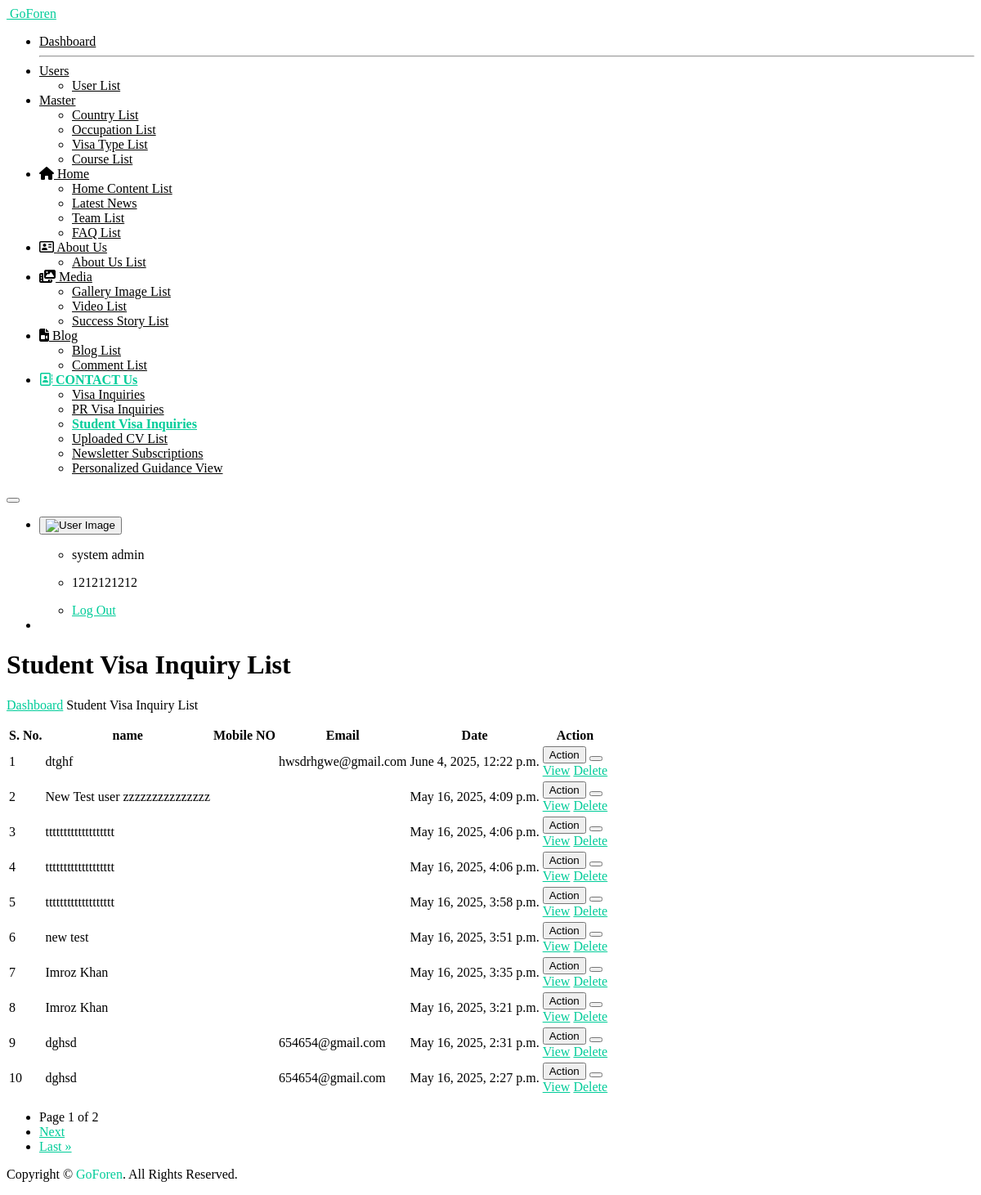
Screenshot of /student_visa_inquiry_view/ (signed in) with the database file from the repository.
### myapp/models.py (models this page shows, shortened)
class tbl_student_visa_inquiry(models.Model):
    relation = models.CharField(max_length=50, blank=True, null=True)
    name = models.CharField(max_length=100, blank=True, null=True)
    father_name = models.CharField(max_length=100, blank=True, null=True)
    contact_number = models.CharField(max_length=15, blank=True, null=True)
    landline_number = models.CharField(max_length=15, blank=True, null=True)
    alternate_number = models.CharField(max_length=15, blank=True, null=True)
    email = models.EmailField(blank=True, null=True)
    date_of_birth = models.DateField(blank=True, null=True)
    desired_country = models.CharField(max_length=50, blank=True, null=True)
    spouse_dependent_visa = models.CharField(max_length=50, blank=True, null=True)
    flat_no = models.CharField(max_length=50, blank=True, null=True)
    building_name = models.CharField(max_length=50, blank=True, null=True)
    road_street = models.CharField(max_length=50, blank=True, null=True)
    pincode = models.CharField(max_length=50, blank=True, null=True)
    area = models.CharField(max_length=50, blank=True, null=True)
    city = models.CharField(max_length=50, blank=True, null=True)
    field_of_study = models.CharField(max_length=100, blank=True, null=True)
    level_of_study = models.CharField(max_length=100, blank=True, null=True)
    inquiry_id = models.CharField(max_length=100, null=True , blank=True)
    resume = models.FileField(upload_to='resumes/', null=True , blank=True)
    is_valid_passport = models.CharField(max_length=100, blank=True, null=True)
    citizenship = models.CharField(max_length=100, blank=True, null=True)
    passport_no = models.CharField(max_length=100, blank=True, null=True)
    father_occupation = models.CharField(max_length=100, blank=True, null=True)
    family_income = models.CharField(max_length=100, blank=True, null=True)
    blood_relative_foreign = models.CharField(max_length=100, blank=True, null=True)
    countries_names = models.CharField(max_length=100, blank=True, null=True)
    how_about_us = models.CharField(max_length=100, blank=True, null=True)
    additional_query = models.TextField(blank=True, null=True)
    created_at = models.DateTimeField(auto_now_add=True)
    updated_at = models.DateTimeField(auto_now=True)
    class Meta:
        db_table = 'tbl_student_visa_inquiry'

### myapp/views.py (the view)
    def wrapper(request, *args, **kwargs):
        if 'user_id' not in request.session:
            return redirect('open_sign_in_page')
        return view_func(request, *args, **kwargs)

### myapp/views.py (called while the page is built)
def login_required_custom(view_func):
    def wrapper(request, *args, **kwargs):
        if 'user_id' not in request.session:
            return redirect('open_sign_in_page')
        return view_func(request, *args, **kwargs)
    return wrapper

@login_required_custom
def student_visa_inquiry_view(request):
    all_inq_queryset = tbl_student_visa_inquiry.objects.all().order_by("-id")
    paginator = Paginator(all_inq_queryset, 10)
    page_number = request.GET.get('page')
    page_obj = paginator.get_page(page_number)
    context = {
        "all_inq": page_obj.object_list,
        "page_obj": page_obj,
    }
    return render(request, "student-visa-inquiry-list.html", context)

### templates/student-visa-inquiry-list.html (shortened to what this page needs)
{% extends "base.html" %}
{% load static %}
{%  block start %}
			<div class="ec-content-wrapper">
				<div class="content">
					<div class="breadcrumb-wrapper d-flex align-items-center justify-content-between">
						<div>
							<h1>Student Visa Inquiry List</h1>
							<p class="breadcrumbs"><span><a href="{% url 'dashboard_view' %}">Dashboard</a></span>
								<span></span>Student Visa Inquiry List</p>
						</div>
					</div>
					<div class="row">
						<div class="col-12">
							<div class="card card-default">
								<div class="card-body">
									<div class="table-responsive">
										<table id="responsive-data-table" class="table">
											<thead>
												<tr>
													<th>S. No.</th>
													<th>name</th>
													<th>Mobile NO</th>
													<th>Email</th>
													<th>Date</th>
                                                    <th>Action</th>
												</tr>
											</thead>
											<tbody>
                                                {% for i in all_inq %}
												<tr>
													<td>{{forloop.counter}}</td>
													<td>{{i.name}}</td>
													<td>{{i.number}}</td>
													<td>{{i.email}}</td>
													<td>{{i.created_at}}</td>
													<td>
														<div class="btn-group mb-1">
															<button type="button"
																class="btn btn-outline-success">Action</button>
															<button type="button"
																class="btn btn-outline-success dropdown-toggle dropdown-toggle-split"
																data-bs-toggle="dropdown" aria-haspopup="true"
																aria-expanded="false" data-display="static">
															</button>
															<div class="dropdown-menu">
                                                                <a class="dropdown-item" href="{% url 'student_visa_inquiry_detail' i.id %}">View</a>
                                                                <a href="javascript:void(0);" class="dropdown-item delete-btn" data-url="{% url 'delete_student_visa_inquiry' i.id %}">Delete</a>
															</div>
															</div>
													</td>
												</tr>
                                                {% endfor %}
											</tbody>
										</table>
										<div class="pagination justify-content-center mt-3" style="justify-content: left !important;">
    <nav>
        <ul class="pagination">
            <li class="page-item disabled">
                <span class="page-link">
                    Page {{ page_obj.number }} of {{ page_obj.paginator.num_pages }}
                </span>
            </li>
            {% if page_obj.has_next %}
            <li class="page-item">
                <a class="page-link" href="?q={{ search_query }}&page={{ page_obj.next_page_number }}">Next</a>
            </li>
            <li class="page-item">
                <a class="page-link" href="?q={{ search_query }}&page={{ page_obj.paginator.num_pages }}">Last &raquo;</a>
            </li>
            {% endif %}
        </ul>
    </nav>
</div>
									</div>
								</div>
							</div>
						</div>
					</div>
				</div>
			</div>
{%  endblock %}

### templates/student-visa-inquiry-list.html (style rules this page uses)
a { color: #00cc99; }

### rows the page displays
tbl_student_visa_inquiry: name "dtghf", email "hwsdrhgwe@gmail.com", created_at "June 4, 2025, 12:22 p.m."
tbl_student_visa_inquiry: name "New Test user zzzzzzzzzzzzzzz", created_at "May 16, 2025, 4:09 p.m."
tbl_student_visa_inquiry: name "ttttttttttttttttttt", created_at "May 16, 2025, 4:06 p.m."
tbl_student_visa_inquiry: name "ttttttttttttttttttt", created_at "May 16, 2025, 4:06 p.m."
tbl_student_visa_inquiry: name "ttttttttttttttttttt", created_at "May 16, 2025, 3:58 p.m."
tbl_student_visa_inquiry: name "new test", created_at "May 16, 2025, 3:51 p.m."
tbl_student_visa_inquiry: name "Imroz Khan", created_at "May 16, 2025, 3:35 p.m."
tbl_student_visa_inquiry: name "Imroz Khan", created_at "May 16, 2025, 3:21 p.m."
tbl_student_visa_inquiry: name "dghsd", email "654654@gmail.com", created_at "May 16, 2025, 2:31 p.m."
tbl_student_visa_inquiry: name "dghsd", email "654654@gmail.com", created_at "May 16, 2025, 2:27 p.m."

### other values shown
{{ request.session.session_username }} "system admin"
{{ request.session.session_mobile }} "1212121212"
{{ page_obj.number }} "1"
{{ page_obj.paginator.num_pages }} "2"
